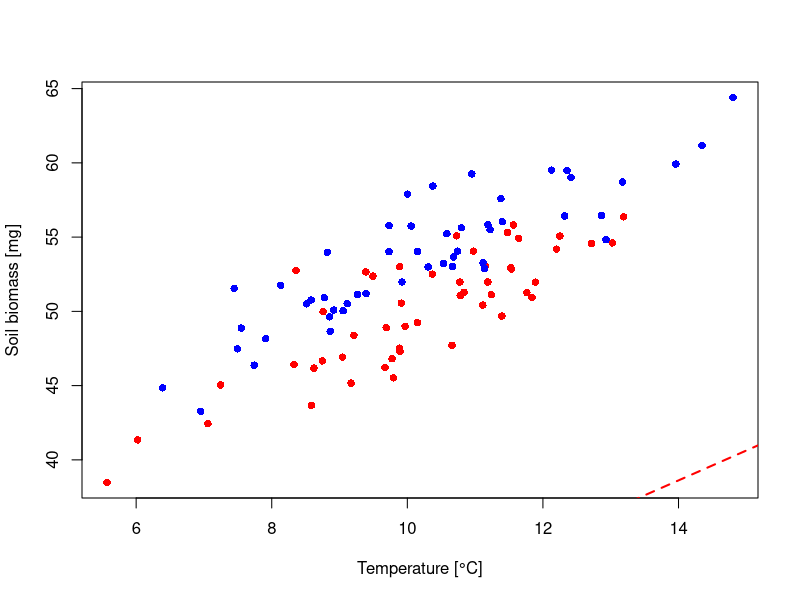
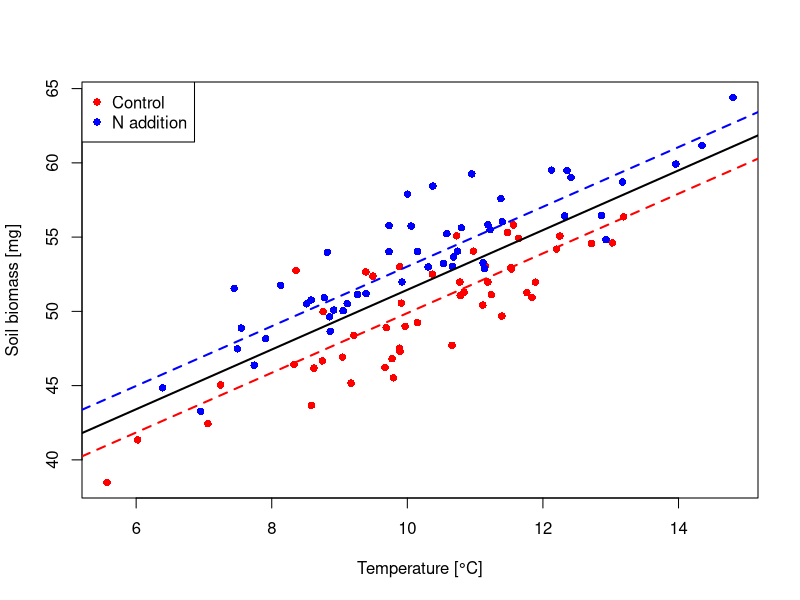
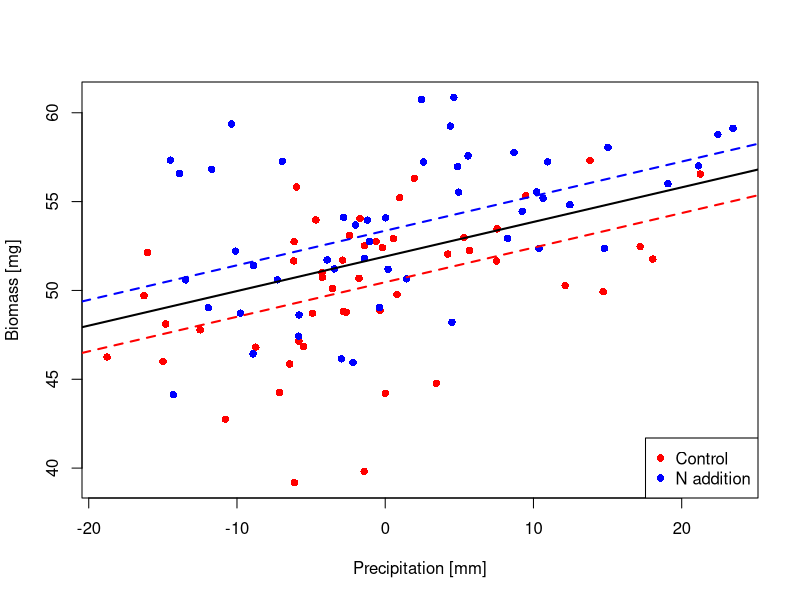

Recreate these plots in R, in order.
## ---- chunk 1
# let's simulate the data the explanatory variables: temperature (x1),
# precipitation (x2) and the treatment (1=Control, 2= N addition)
set.seed(1)
x1 <- rnorm(100, 10, 2)
x2 <- rnorm(100, 100, 10)
x3 <- gl(n = 2, k = 50)
modmat <- model.matrix(~x1 + x2 + x3, data = data.frame(x1, x2, x3))
# vector of fixed effect
betas <- c(10, 2, 0.2, 3)
# generate data
y <- rnorm(n = 100, mean = modmat %*% betas, sd = 1)
# first model
m <- lm(y ~ x1 + x2 + x3)
summary(m)
## ---- chunk 2
plot(y ~ x1, col = rep(c("red", "blue"), each = 50), pch = 16, xlab = "Temperature [°C]", 
    ylab = "Soil biomass [mg]")
abline(a = coef(m)[1], b = coef(m)[2], lty = 2, lwd = 2, col = "red")
## ---- chunk 3
plot(y ~ x1, col = rep(c("red", "blue"), each = 50), pch = 16, xlab = "Temperature [°C]", 
    ylab = "Soil biomass [mg]")
abline(a = coef(m)[1] + coef(m)[3] * mean(x2), b = coef(m)[2], lty = 2, lwd = 2, 
    col = "red")
abline(a = coef(m)[1] + coef(m)[4] + coef(m)[3] * mean(x2), b = coef(m)[2], 
    lty = 2, lwd = 2, col = "blue")
# averaging effect of the factor variable
abline(a = coef(m)[1] + mean(c(0, coef(m)[4])) + coef(m)[3] * mean(x2), b = coef(m)[2], 
    lty = 1, lwd = 2)
legend("topleft", legend = c("Control", "N addition"), col = c("red", "blue"), 
    pch = 16)
## ---- chunk 4
# now center the continuous variable to change interpretation of the
# intercept
data_center <- data.frame(x1 = x1 - mean(x1), x2 = x2 - mean(x2), x3 = x3)
modmat <- model.matrix(~x1 + x2 + x3, data = data.frame(x1 = x1, x2 = x2, x3 = x3))
data_center$y_center <- rnorm(n = 100, mean = modmat %*% betas, sd = 1)

# second model
m_center <- lm(y_center ~ x1 + x2 + x3, data_center)
summary(m_center)
## ---- chunk 5
plot(y_center ~ x2, data_center, col = rep(c("red", "blue"), each = 50), pch = 16, 
    xlab = "Precipitation [mm]", ylab = "Biomass [mg]")
abline(a = coef(m_center)[1], b = coef(m_center)[3], lty = 2, lwd = 2, col = "red")
abline(a = coef(m_center)[1] + coef(m_center)[4], b = coef(m_center)[3], lty = 2, 
    lwd = 2, col = "blue")
# averaging effect of the factor variable
abline(a = coef(m_center)[1] + mean(c(0, coef(m_center)[4])), b = coef(m_center)[3], 
    lty = 1, lwd = 2)
legend("bottomright", legend = c("Control", "N addition"), col = c("red", "blue"), 
    pch = 16)
## ---- chunk 6
# now if we want to find out which of the two continuous variables as the
# most importance on y we can compute the standardized slopes from the
# unstandardized ones:
std_slope <- function(model, variable) {
    return(coef(model)[variable] * (sd(m$model[[variable]])/sd(m$model[[1]])))
}
std_slope(m, "x1")
std_slope(m, "x2")
